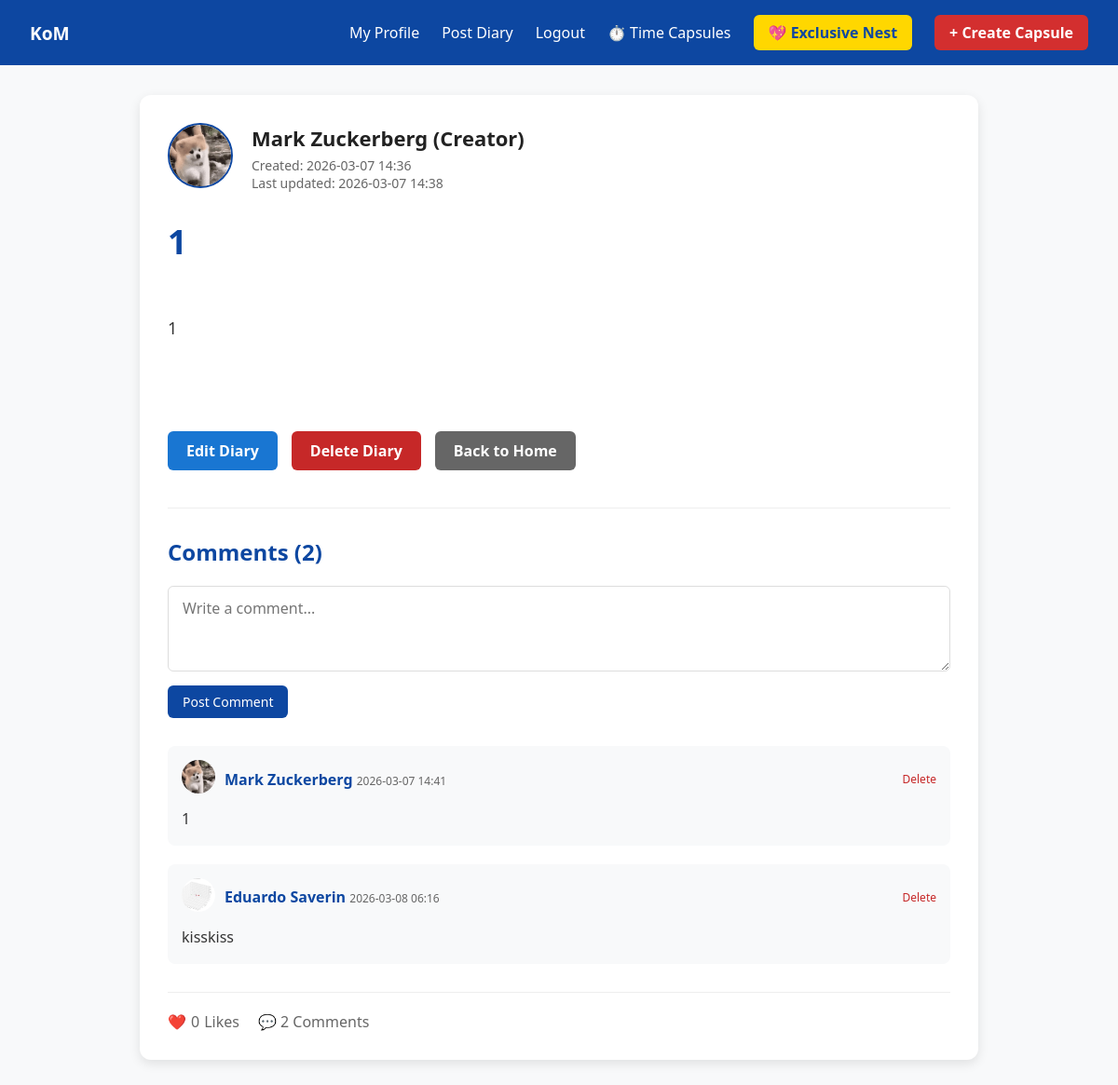
Screenshot of /view-diary/1 (signed in) with the database file from the repository.
### app.py (models this page shows, shortened)
class User(UserMixin, db.Model):
    id = db.Column(db.Integer, primary_key=True)
    username = db.Column(db.String(50), unique=True, nullable=False)
    email = db.Column(db.String(100), unique=True, nullable=False)
    password_hash = db.Column(db.String(200), nullable=False)
    avatar = db.Column(db.String(200), default='default_avatar.png')
    background_image = db.Column(db.String(200))
    created_at = db.Column(db.DateTime, default=datetime.utcnow)

class Diary(db.Model):
    id = db.Column(db.Integer, primary_key=True)
    title = db.Column(db.String(100), nullable=False)
    content = db.Column(db.Text, nullable=False)
    image_path = db.Column(db.String(200))
    created_at = db.Column(db.DateTime, default=datetime.utcnow)
    updated_at = db.Column(db.DateTime, default=datetime.utcnow)
    author_id = db.Column(db.Integer, db.ForeignKey('user.id'), nullable=False)
    last_editor_id = db.Column(db.Integer, db.ForeignKey('user.id'))
    is_collaborative = db.Column(db.Boolean, default=False)
    likes_count = db.Column(db.Integer, default=0)
    join_permission = db.Column(db.String(20), default='open')  # open/private
    author = db.relationship('User', foreign_keys=[author_id], backref='created_diaries')
    last_editor = db.relationship('User', foreign_keys=[last_editor_id])
    comments = db.relationship('Comment', backref='diary', lazy=True, cascade='all, delete-orphan')
    stickers = db.relationship('Sticker', backref='diary', lazy=True, cascade='all, delete-orphan')
    @property
    def comments_count(self):
        return len(self.comments) if self.comments else 0

class Comment(db.Model):
    id = db.Column(db.Integer, primary_key=True)
    content = db.Column(db.Text, nullable=False)
    created_at = db.Column(db.DateTime, default=datetime.utcnow)
    diary_id = db.Column(db.Integer, db.ForeignKey('diary.id'), nullable=False)
    author_id = db.Column(db.Integer, db.ForeignKey('user.id'), nullable=False)
    author = db.relationship('User', backref='comments')

### app.py (the view)
@app.route('/view-diary/<int:diary_id>')
@login_required
def view_diary(diary_id):
    diary = Diary.query.get_or_404(diary_id)
    comments = Comment.query.filter_by(diary_id=diary_id).order_by(Comment.created_at.desc()).all()
    stickers = Sticker.query.filter_by(diary_id=diary_id).all()
    if diary.likes_count is None:
        diary.likes_count = 0
    is_author = diary.author_id == current_user.id
    can_request_collab = diary.join_permission == 'open' and not is_author
    return render_template('view_diary.html',
                           diary=diary,
                           comments=comments,
                           stickers=stickers,
                           is_author=is_author,
                           can_request_collab=can_request_collab)

### app.py (called while the page is built)
@app.context_processor
def inject_common_data():
    return dict(
        datetime=datetime,
        csrf_token=generate_csrf,
        local_tz=local_tz,
        utc_to_local=utc_to_local
    )

@login_manager.user_loader
def load_user(user_id):
    return User.query.get(int(user_id))

### templates/view_diary.html (shortened to what this page needs)
{% extends 'base.html' %}
{% block content %}
<div style="max-width: 900px; margin: 0 auto; padding: 30px; background: white; border-radius: 12px; box-shadow: 0 4px 12px rgba(0,0,0,0.1); position: relative;">
    <div style="display: flex; align-items: center; gap: 20px; margin-bottom: 30px;">
        <a href="{{ url_for('profile', user_id=diary.author.id) }}" style="text-decoration: none;">
            <img src="{{ url_for('static', filename=diary.author.avatar or 'default_avatar.png') }}"
                 alt="{{ diary.author.username }}"
                 style="width: 70px; height: 70px; border-radius: 50%; object-fit: cover; border: 2px solid #0d47a1;">
        </a>
        <div>
            <h3 style="font-size: 22px; margin: 0; color: #222;">
                <a href="{{ url_for('profile', user_id=diary.author.id) }}" style="text-decoration: none; color: inherit;">
                    {{ diary.author.username }} (Creator)
                </a>
            </h3>
            <p style="color: #666; margin: 5px 0 0 0; font-size: 14px;">
                Created: {{ diary.created_at.strftime('%Y-%m-%d %H:%M') }}
                {% if diary.updated_at != diary.created_at %}
                <br>Last updated: {{ diary.updated_at.strftime('%Y-%m-%d %H:%M') }}
                {% endif %}
            </p>
        </div>
    </div>
    <h1 style="font-size: 36px; color: #0d47a1; margin-bottom: 20px; line-height: 1.3;">
        {{ diary.title }}
    </h1>
    <div style="font-size: 18px; line-height: 1.8; color: #333; margin-bottom: 30px; white-space: pre-line;">
        {{ diary.content }}
    </div>
    <div style="display: flex; gap: 15px; margin-bottom: 30px; flex-wrap: wrap;">
        {% if diary.author_id == current_user.id or diary.is_collaborative %}
        <button onclick="window.location.href='{{ url_for('edit_diary', diary_id=diary.id) }}'" style="
            padding: 10px 20px;
            background: #1976d2;
            color: white;
            border: none;
            border-radius: 6px;
            font-size: 16px;
            font-weight: 600;
            cursor: pointer;
            transition: all 0.2s ease;
        " onmouseover="this.style.background='#1565c0'" onmouseout="this.style.background='#1976d2'">
            {% if diary.author_id == current_user.id %}
                Edit Diary
            {% else %}
                Collaborate on This Diary
            {% endif %}
        </button>
        {% endif %}
        {% if diary.author_id == current_user.id %}
        <button onclick="if(confirm('Are you sure to delete this diary? This action cannot be undone.')) window.location.href='{{ url_for('delete_diary', diary_id=diary.id) }}'" style="
            padding: 10px 20px;
            background: #c62828;
            color: white;
            border: none;
            border-radius: 6px;
            font-size: 16px;
            font-weight: 600;
            cursor: pointer;
            transition: all 0.2s ease;
        " onmouseover="this.style.background='#b71c1c'" onmouseout="this.style.background='#c62828'">
            Delete Diary
        </button>
        {% endif %}
        <button onclick="window.location.href='{{ url_for('home') }}'" style="
            padding: 10px 20px;
            background: #666;
            color: white;
            border: none;
            border-radius: 6px;
            font-size: 16px;
            font-weight: 600;
            cursor: pointer;
            transition: all 0.2s ease;
        " onmouseover="this.style.background='#555'" onmouseout="this.style.background='#666'">
            Back to Home
        </button>
    </div>
    <div style="margin-top: 40px; border-top: 1px solid #eee; padding-top: 30px;">
        <h3 style="font-size: 24px; color: #0d47a1; margin-bottom: 20px;">Comments ({{ diary.comments_count or 0 }})</h3>
        <form method="POST" action="{{ url_for('add_comment', diary_id=diary.id) }}" style="margin-bottom: 30px;">
            <textarea name="content" rows="3" required style="
                width: 100%;
                padding: 12px 15px;
                border: 1px solid #ddd;
                border-radius: 6px;
                font-size: 16px;
                resize: vertical;
                margin-bottom: 10px;
            " placeholder="Write a comment..."></textarea>
            <button type="submit" style="
                padding: 8px 16px;
                background: #0d47a1;
                color: white;
                border: none;
                border-radius: 6px;
                font-size: 14px;
                cursor: pointer;
                transition: all 0.2s ease;
            " onmouseover="this.style.background='#093680'" onmouseout="this.style.background='#0d47a1'">
                Post Comment
            </button>
        </form>
        {% if diary.comments %}
        <div style="display: grid; gap: 20px;">
            {% for comment in diary.comments %}
            <div style="padding: 15px; background: #f8f9fa; border-radius: 8px;">
                <div style="display: flex; align-items: center; gap: 10px; margin-bottom: 10px;">
                    <a href="{{ url_for('profile', user_id=comment.author.id) }}" style="text-decoration: none;">
                        <img src="{{ url_for('static', filename=comment.author.avatar or 'default_avatar.png') }}"
                             alt="{{ comment.author.username }}"
                             style="width: 36px; height: 36px; border-radius: 50%; object-fit: cover;">
                    </a>
                    <div>
                        <a href="{{ url_for('profile', user_id=comment.author.id) }}" style="font-weight: 600; color: #0d47a1; text-decoration: none;">
                            {{ comment.author.username }}
                        </a>
                        <span style="color: #666; font-size: 12px;">{{ comment.created_at.strftime('%Y-%m-%d %H:%M') }}</span>
                    </div>
                    {% if comment.author_id == current_user.id or diary.author_id == current_user.id %}
                    <button onclick="if(confirm('Delete this comment?')) window.location.href='{{ url_for('delete_comment', comment_id=comment.id) }}'" style="
                        margin-left: auto;
                        background: none;
                        border: none;
                        color: #c62828;
                        font-size: 12px;
                        cursor: pointer;
                        transition: color 0.2s ease;
                    " onmouseover="this.style.color='#b71c1c'" onmouseout="this.style.color='#c62828'">
                        Delete
                    </button>
                    {% endif %}
                </div>
                <p style="color: #333; line-height: 1.6; margin: 0;">{{ comment.content }}</p>
            </div>
            {% endfor %}
        </div>
        {% else %}
        <p style="color: #666; text-align: center; padding: 20px;">No comments yet. Be the first to comment!</p>
        {% endif %}
    </div>
    <div style="display: flex; align-items: center; gap: 20px; padding-top: 20px; border-top: 1px solid #eee; margin-top: 30px;">
        <button onclick="likeDiary({{ diary.id }})" style="
            background: none;
            border: none;
            color: #666;
            cursor: pointer;
            display: flex;
            align-items: center;
            gap: 5px;
            font-size: 16px;
            transition: color 0.2s ease;
        " onmouseover="this.style.color='#e53935'" onmouseout="this.style.color='#666'">
            ❤️ <span id="like-count-{{ diary.id }}">{{ diary.likes_count or 0 }}</span> Likes
        </button>
        <span style="font-size: 16px; color: #666;">💬 {{ diary.comments_count or 0 }} Comments</span>
    </div>
</div>
{% endblock %}

### templates/base.html (style rules this page uses)
* { margin: 0; padding: 0; box-sizing: border-box; font-family: 'Segoe UI', Tahoma, Geneva, Verdana, sans-serif; }
body { background-color: #f8f9fa; color: #333; }

### rows the page displays
User: avatar (picture), author.username "Mark Zuckerberg"
Diary: created_at "2026-03-07 14:36", updated_at "2026-03-07 14:38", title "1", content "1", likes_count "0"
Comment: avatar (picture), author.username "Mark Zuckerberg", created_at "2026-03-07 14:41", content "1"
Comment: avatar (picture), author.username "Eduardo Saverin", created_at "2026-03-08 06:16", content "kisskiss"

### other values shown
{{ diary.comments_count or 0 }} "2"
